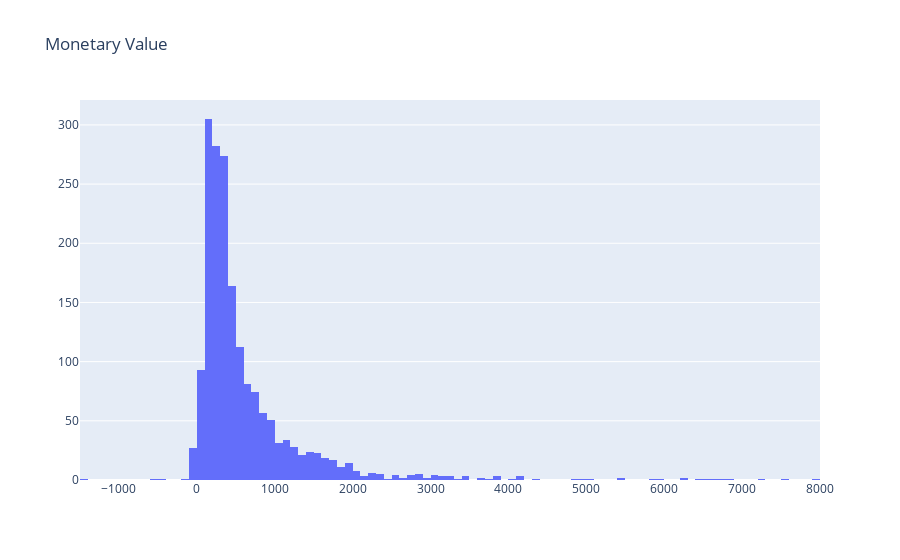

Write notebook code for a chart like this one.
### Code cell
plot_data = [
    go.Histogram(
        x=tx_user.query('Revenue < 10000')['Revenue']
    )
]

plot_layout = go.Layout(
        title='Monetary Value'
    )
fig = go.Figure(data=plot_data, layout=plot_layout)
iplot(fig)

### Figure 1 — Plotly figure (JSON) as saved in the notebook; plotly's stock layout.template omitted (floating-point values rounded to 4 significant figures; data arrays with more than 128 entries replaced by an {"elided": "..."} marker saying what was removed)
{"data": [{"type": "histogram", "x": {"elided": "1828 float values"}}], "layout": {"title": {"text": "Monetary Value"}}}
